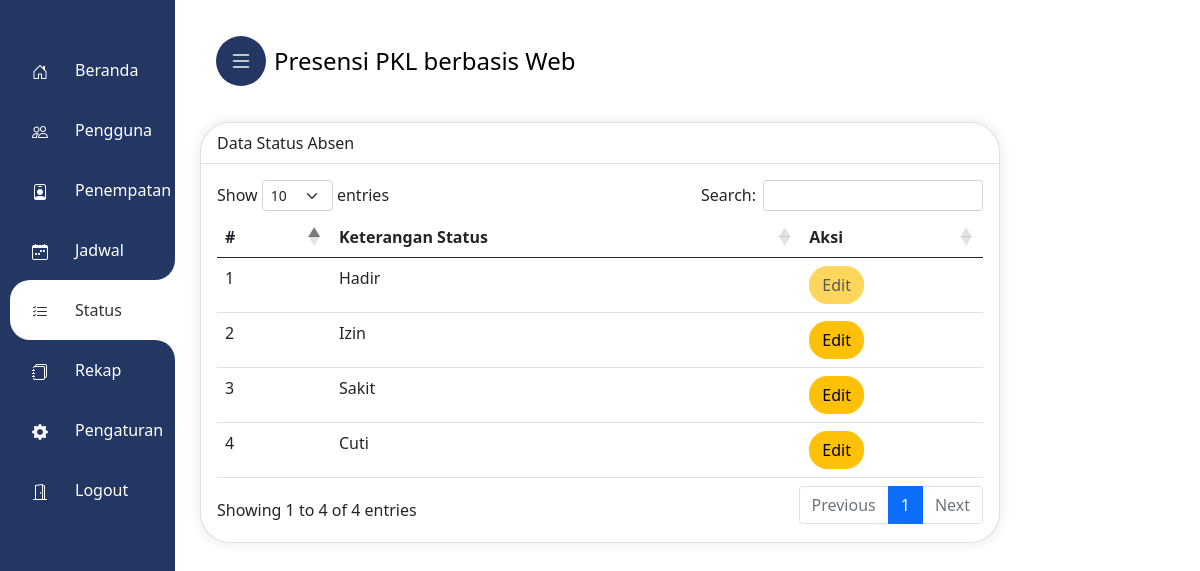
/admin/status.php (signed in), run on the app's committed database.
### tables this page shows
CREATE TABLE `status_absen` (
  `id_status` int(11) NOT NULL,
  `nama_status` varchar(11) NOT NULL
);

### admin/status.php (the view, shortened to what this page needs)
<?php
include_once 'main-admin.php';
    ?>
<!DOCTYPE html>
<html lang="en">
<head>
    <link href="https://cdn.jsdelivr.net/npm/bootstrap@5.0.0-beta2/dist/css/bootstrap.min.css" rel="stylesheet"
>
</head>
<body>
    <div class="mx-auto">
        <div class="card">
            <div class="card-header">
                Data Status Absen
            </div>
            <div class="card-body">
                <table class="table">
                    <thead>
                        <tr>
                            <th scope="col">#</th>
                            <th scope="col">Keterangan Status</th>
                            <th scope="col">Aksi</th>
                        </tr>
                    </thead>
                    <tbody>
                        <?php
                        $sql2 = "SELECT * FROM status_absen";
                        $stmt = $conn->prepare($sql2);
                        $stmt->execute();
                        $result = $stmt->fetchAll(PDO::FETCH_ASSOC);
                        foreach ($result as $r2) {
                            $id_status = $r2['id_status'];
                            $nama_status = $r2['nama_status'];
                            ?>
                            <tr>
                                <td scope="row">
                                    <?php echo $id_status ?>
                                </td>
                                <td scope="row">
                                    <?php echo $nama_status ?>
                                </td>
                                <td scope="row">
                                    <?php if ($id_status != 1) {
                                        ?><a data-bs-toggle="modal" data-bs-target="#editModal"
                                            data-id="<?php echo $id_status ?>" data-nama="<?php echo $nama_status ?>">
                                            <button type="button" class="btn btn-warning">Edit</button>
                                        </a>
                                    <?php } else { ?>
                                        <button type="button" class="btn btn-warning" disabled>Edit</button>
                                    <?php } ?>
                                </td>
                            </tr>
                            <?php
                        }
                        ?>
                    </tbody>
                </table>
            </div>
        </div>
    </div>
</body>
</html>

### admin/style.css (style rules this page uses)
a,a:hover,a:focus { color: inherit;text-decoration: none;transition: all 0.3s; }
.card { box-shadow: 0px 0px 10px 4px rgba(0, 0, 0, 0.05);border:none;border-radius: 30px; }
@media only screen and (min-width: 576px) { .mx-auto { margin-top:20px } }

### admin/main-admin.php (style rules this page uses)
.btn { border-radius:18px !important; }
.card, .modal-content { border:0;border-radius: 30px !important; }
.card-header { background:none !important }

### admin/status.php (style rules this page uses)
.mx-auto { width: 800px }
.card { margin-top: 10px; }

### data on the page
status_absen: id_status "1", nama_status "Hadir", shows "Edit"
status_absen: id_status "2", nama_status "Izin"
status_absen: id_status "3", nama_status "Sakit"
status_absen: id_status "4", nama_status "Cuti"
